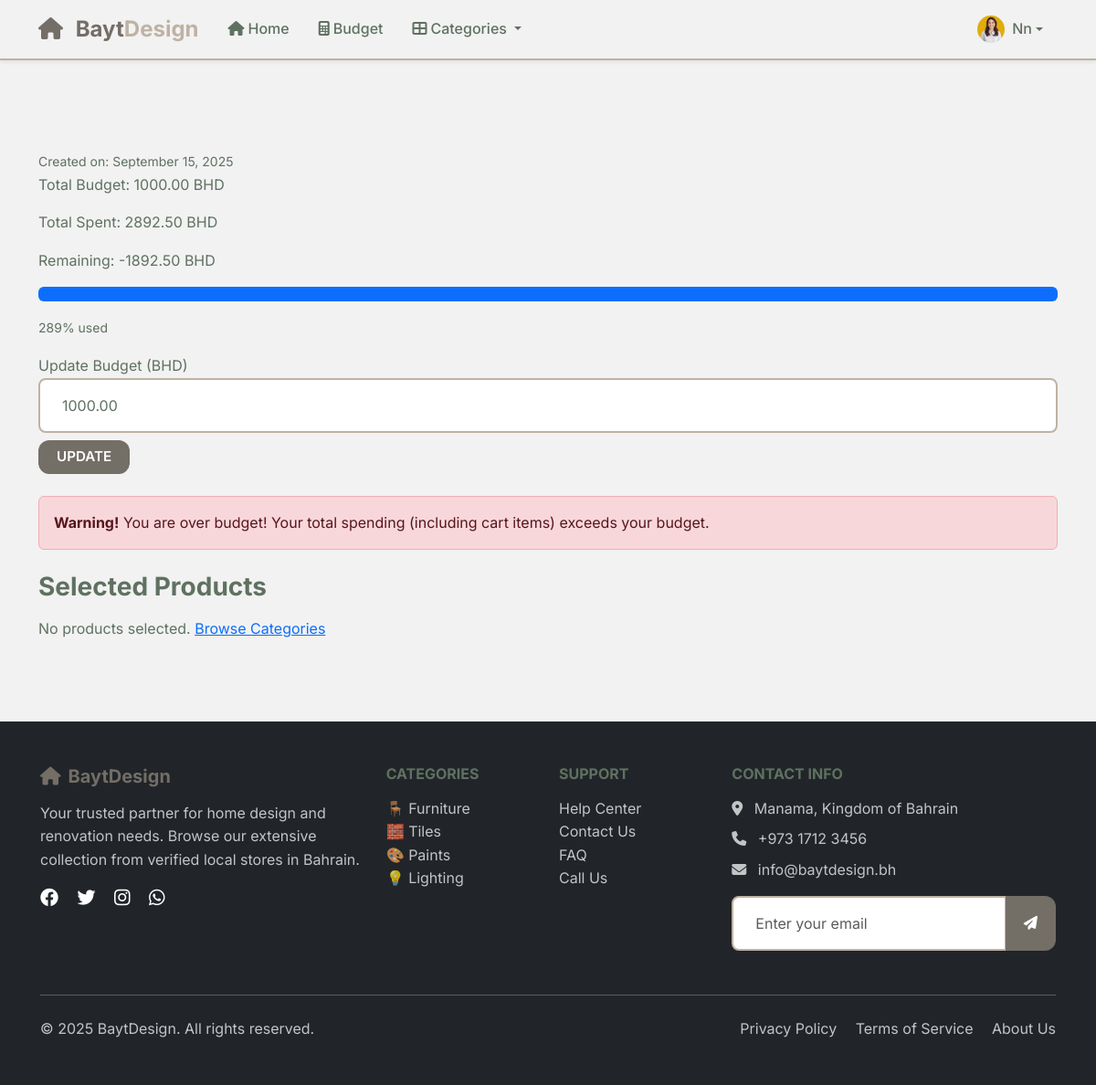
/budget/ (signed in), run on the app's committed database.
### main_app/models.py (models this page shows, shortened)
class UserProfile(models.Model):
    user = models.OneToOneField(User, on_delete=models.CASCADE, related_name='userprofile')
    profile_picture = models.ImageField(upload_to='profile_pictures/', blank=True, null=True)

class Budget(models.Model):
    user = models.ForeignKey(User, on_delete=models.CASCADE)
    total = models.DecimalField(max_digits=10, decimal_places=2, default=0)
    created_at = models.DateTimeField(auto_now_add=True)

### main_app/views.py (the view)
# urls.py: path('budget/', views.budget_view, name='budget'),
@login_required
def budget_view(request):
    budget, created = Budget.objects.get_or_create(user=request.user)
    selected_products = SelectedProduct.objects.filter(budget=budget)
    for product in selected_products:
        product.total_price = product.product.price * product.quantity
    cart_items = Cart.objects.filter(user=request.user)
    cart_total = sum([item.product.price * item.quantity for item in cart_items])
    budget_products_total = sum([p.total_price for p in selected_products])
    total_spent = budget_products_total + cart_total
    if request.method == "POST":
        new_budget = request.POST.get('budget')
        if new_budget:
            budget.total = float(new_budget)
            budget.save()
            return redirect('budget')
    remaining_budget = budget.total - total_spent
    budget_percentage = (total_spent / budget.total * 100) if budget.total > 0 else 0
    is_over_budget = total_spent > budget.total
    is_near_budget = total_spent > (budget.total * 9 / 10) if budget.total > 0 else False
    return render(request, 'budget.html', {
        'budget': budget,
        'selected_products': selected_products,
        'total_spent': total_spent,
        'remaining_budget': remaining_budget,
        'budget_percentage': budget_percentage,
        'is_over_budget': is_over_budget,
        'is_near_budget': is_near_budget,
        'budget_created_at': budget.created_at
    })

### main_app/templates/budget.html (shortened to what this page needs)
{% extends 'base.html' %}
{% load static %}
{% block content %}
<div class="container py-4">
    <h1>My Budget</h1>
    {% if budget_created_at %}
        <small>Created on: {{ budget_created_at|date:"F j, Y" }}</small>
    {% endif %}
    <p>Total Budget: {{ budget.total|floatformat:2 }} BHD</p>
    <p>Total Spent: {{ total_spent|floatformat:2 }} BHD</p>
    <p>Remaining: {{ remaining_budget|floatformat:2 }} BHD</p>
    <div class="progress mb-3">
        <div class="progress-bar" style="width: {{ budget_percentage|default:0|floatformat:0 }}%;"></div>
    </div>
    <small>{{ budget_percentage|default:0|floatformat:0 }}% used</small>
    <form method="post" class="mb-4 mt-3">
        <label>Update Budget (BHD)</label>
<input type="number" name="budget" value="{{ budget.total }}" min="0" step="0.01" class="form-control mb-2">
        <button type="submit" class="btn btn-primary">Update</button>
    </form>
    {% if is_over_budget %}
        <div class="alert alert-danger mb-4">
            <strong>Warning!</strong> You are over budget! Your total spending (including cart items) exceeds your budget.
        </div>
    {% endif %}
    <h3>Selected Products</h3>
    {% if selected_products %}
        <ul>
        {% for sp in selected_products %}
            <li>{{ sp.product.name }} - {{ sp.product.price|floatformat:2 }} BHD × {{ sp.quantity }} = {{ sp.total_price|floatformat:2 }} BHD</li>
        {% endfor %}
        </ul>
        <p><strong>Total Spent:</strong> {{ total_spent|floatformat:2 }} BHD</p>
        <div class="budget-summary">
            <h4>Budget Summary</h4>
            <p>Total Budget: {{ budget.total|floatformat:2 }} BHD</p>
            <p>Used: {{ budget_percentage|default:0|floatformat:0 }}%</p>
        </div>
    {% else %}
        <p>No products selected. <a href="{% url 'home' %}">Browse Categories</a></p>
    {% endif %}
</div>
{% endblock %}

### main_app/templates/base.html (shortened to what this page needs)
{% load static %}
<!DOCTYPE html>
<html lang="en">
  <head>
    <link href="https://cdn.jsdelivr.net/npm/bootstrap@5.3.2/dist/css/bootstrap.min.css" rel="stylesheet">
    <link rel="stylesheet" href="https://cdnjs.cloudflare.com/ajax/libs/font-awesome/6.4.0/css/all.min.css">
    <link rel="stylesheet" href="{% static 'css/base.css' %}" />
  </head>
  <body>
    <nav class="navbar navbar-expand-lg navbar-light bg-white shadow-sm fixed-top">
      <div class="container">
        <a class="navbar-brand fw-bold" href="/">
          <i class="fas fa-home text-primary me-2"></i>
          <span class="text-primary">Bayt</span><span class="text-secondary">Design</span>
        </a>
        <div class="collapse navbar-collapse" id="navbarNav">
          <ul class="navbar-nav me-auto">
            <li class="nav-item">
              <a class="nav-link" href="/">
                <i class="fas fa-home me-1"></i>Home
              </a>
            </li>
            <li class="nav-item">
              <a class="nav-link" href="{% url 'budget' %}">
                <i class="fas fa-calculator me-1"></i>Budget
              </a>
            </li>
            <li class="nav-item dropdown">
              <a class="nav-link dropdown-toggle" href="#" id="navbarDropdown" role="button" data-bs-toggle="dropdown" aria-expanded="false">
                <i class="fas fa-th-large me-1"></i>Categories
              </a>
            </li>
          </ul>
          <ul class="navbar-nav">
            {% if user.is_authenticated %}
              <li class="nav-item dropdown">
                <a class="nav-link dropdown-toggle d-flex align-items-center" href="#" id="userDropdown" role="button" data-bs-toggle="dropdown" aria-expanded="false">
                  <div class="user-avatar me-2">
                    {% if user.userprofile.profile_picture %}
                      <img src="{{ user.userprofile.profile_picture.url }}" alt="Profile Picture" class="rounded-circle" style="width: 30px; height: 30px; object-fit: cover;">
                    {% else %}
                      <i class="fas fa-user-circle" style="font-size: 30px;"></i>
                    {% endif %}
                  </div>
                  {% if user.first_name %}
                    {{ user.first_name|title }}
                  {% else %}
                    {{ user.username|title }}
                  {% endif %}
                </a>
              </li>
            {% endif %}
          </ul>
        </div>
      </div>
    </nav>
    <main class="main-content">
      {% block content %}{% endblock %}
    </main>
    <footer class="bg-dark text-white py-5 mt-5">
      <div class="container">
        <div class="row">
          <div class="col-lg-4 mb-4">
            <h5 class="text-primary mb-3">
              <i class="fas fa-home me-2"></i>BaytDesign
            </h5>
            <p class="text-light opacity-75">
              Your trusted partner for home design and renovation needs.
              Browse our extensive collection from verified local stores in Bahrain.
            </p>
            <div class="social-links">
              <a href="#" class="text-white me-3">
                <i class="fab fa-facebook fa-lg"></i>
              </a>
              <a href="#" class="text-white me-3">
                <i class="fab fa-twitter fa-lg"></i>
              </a>
              <a href="#" class="text-white me-3">
                <i class="fab fa-instagram fa-lg"></i>
              </a>
              <a href="#" class="text-white">
                <i class="fab fa-whatsapp fa-lg"></i>
              </a>
            </div>
          </div>
          <div class="col-lg-2 col-md-6 mb-4">
            <h6 class="text-uppercase mb-3">Categories</h6>
            <ul class="list-unstyled">
              <li><a href="#" class="text-light opacity-75 text-decoration-none">🪑 Furniture</a></li>
              <li><a href="#" class="text-light opacity-75 text-decoration-none">🧱 Tiles</a></li>
              <li><a href="#" class="text-light opacity-75 text-decoration-none">🎨 Paints</a></li>
              <li><a href="#" class="text-light opacity-75 text-decoration-none">💡 Lighting</a></li>
            </ul>
          </div>
          <div class="col-lg-2 col-md-6 mb-4">
            <h6 class="text-uppercase mb-3">Support</h6>
            <ul class="list-unstyled">
              <li><a href="#" class="text-light opacity-75 text-decoration-none">Help Center</a></li>
              <li><a href="#" class="text-light opacity-75 text-decoration-none">Contact Us</a></li>
              <li><a href="#" class="text-light opacity-75 text-decoration-none">FAQ</a></li>
              <li><a href="tel:+97317123456" class="text-light opacity-75 text-decoration-none">Call Us</a></li>
            </ul>
          </div>
          <div class="col-lg-4 mb-4">
            <h6 class="text-uppercase mb-3">Contact Info</h6>
            <p class="text-light opacity-75 mb-2">
              <i class="fas fa-map-marker-alt me-2"></i>
              Manama, Kingdom of Bahrain
            </p>
            <p class="text-light opacity-75 mb-2">
              <i class="fas fa-phone me-2"></i>
              +973 1712 3456
            </p>
            <p class="text-light opacity-75 mb-3">
              <i class="fas fa-envelope me-2"></i>
              info@baytdesign.bh
            </p>
            <form class="newsletter-form">
              <div class="input-group">
                <input type="email" class="form-control" placeholder="Enter your email" required>
                <button class="btn btn-primary" type="submit">
                  <i class="fas fa-paper-plane"></i>
                </button>
              </div>
            </form>
          </div>
        </div>
        <hr class="my-4 opacity-25">
        <div class="row align-items-center">
          <div class="col-md-6">
            <p class="mb-0 text-light opacity-75">
              &copy; {% now "Y" %} BaytDesign. All rights reserved.
            </p>
          </div>
          <div class="col-md-6 text-md-end">
            <a href="#" class="text-light opacity-75 text-decoration-none me-3">Privacy Policy</a>
            <a href="#" class="text-light opacity-75 text-decoration-none me-3">Terms of Service</a>
            <a href="#" class="text-light opacity-75 text-decoration-none">About Us</a>
          </div>
        </div>
      </div>
    </footer>
  </body>
</html>

### main_app/static/css/base.css (style rules this page uses)
:root { --primary-color: #736E66; --primary-light: #A69B8D; --primary-dark: #5F7161; --secondary-color: #BFB2A3; --accent-color: #F2F2F2; --font-primary: 'Inter', sans-serif; --font-heading: 'Inter', serif; --spacing-xs: 0.25rem; --spacing-sm: 0.5rem; --spacing-md: 1rem; --spacing-lg: 1.5rem; --spacing-xl: 2rem; --spacing-xxl: 3rem; --radius-sm: 0.375rem; --radius-md: 0.5rem; --radius-lg: 0.75rem; --radius-xl: 1rem; --radius-round: 50%; --shadow-sm: 0 1px 3px #5F7161; --shadow-md: 0 4px 6px #5F7161; --shadow-lg: 0 10px 15px #5F7161; --btn-hover-shadow: 0 6px 15px #5F7161; }
* { box-sizing: border-box; }
html { scroll-behavior: smooth; }
body { font-family: var(--font-primary); font-size: 16px; line-height: 1.6; color: var(--primary-dark); background-color: var(--accent-color); min-height: 100vh; margin: 0; padding: 0; }
.main-content { padding-top: 76px; min-height: calc(100vh - 76px); }
h1 { font-family: var(--font-heading); font-weight: 700; line-height: 1.2; color: var(--accent-color); margin-bottom: var(--spacing-md); }
h2, h3, h4, h5, h6 { font-family: var(--font-heading); font-weight: 700; line-height: 1.2; color: var(--primary-dark); margin-bottom: var(--spacing-md); }
.navbar { background: var(--accent-color) !important; border-bottom: 2px solid var(--secondary-color); box-shadow: var(--shadow-md); }
.navbar-brand { font-weight: 800; font-size: 1.5rem; color: var(--primary-color) !important; }
.nav-link { color: var(--primary-dark) !important; font-weight: 500; padding: var(--spacing-sm) var(--spacing-md) !important; border-radius: var(--radius-md); position: relative; }
.btn { border: none; border-radius: var(--radius-lg); padding: 0.45rem 1.25rem; font-weight: 600; font-size: 0.95rem; text-transform: uppercase; cursor: pointer; color: white; background-color: var(--primary-color); transition: box-shadow 0.3s ease; }
.btn-primary, .btn-success, .btn-danger, .btn-info, .btn-warning, .btn-secondary, .btn-primary:hover, .btn-success:hover, .btn-danger:hover, .btn-info:hover, .btn-warning:hover, .btn-secondary:hover, .btn-primary:focus, .btn-success:focus, .btn-danger:focus, .btn-info:focus, .btn-warning:focus, .btn-secondary:focus, .btn-primary:active, .btn-success:active, .btn-danger:active, .btn-info:active, .btn-warning:active, .btn-secondary:active { background-color: var(--primary-color) !important; color: white !important; border: none !important; box-shadow: none !important; outline: none !important; }
.form-control { border: 2px solid var(--secondary-color); border-radius: var(--radius-md); padding: var(--spacing-md) var(--spacing-lg); background: white; color: var(--primary-dark); font-size: 1rem; }
footer { background: var(--primary-dark); color: var(--accent-color); padding: var(--spacing-xl); }
footer a { color: var(--accent-color); text-decoration: none; }
.text-primary { color: var(--primary-color) !important; }
.text-secondary { color: var(--secondary-color) !important; }

### data on the page
Budget: created_at "September 15, 2025", total "1000.00", budget "1000.00"

### other printed values
{{ user.first_name|title }} "Nn"
{{ total_spent|floatformat:2 }} "2892.50"
{{ remaining_budget|floatformat:2 }} "-1892.50"
{{ budget_percentage|default:0|floatformat:0 }} "289"
